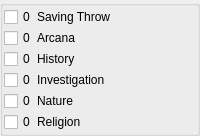
          <widget class="QGroupBox" name="groupBox_7">
           <property name="title">
            <string/>
           </property>
           <layout class="QFormLayout" name="formLayout_3">
            <property name="horizontalSpacing">
             <number>1</number>
            </property>
            <property name="verticalSpacing">
             <number>1</number>
            </property>
            <property name="leftMargin">
             <number>1</number>
            </property>
            <property name="topMargin">
             <number>1</number>
            </property>
            <property name="rightMargin">
             <number>1</number>
            </property>
            <property name="bottomMargin">
             <number>1</number>
            </property>
            <item row="0" column="0">
             <widget class="QCheckBox" name="checkBox_3">
              <property name="sizePolicy">
               <sizepolicy hsizetype="Fixed" vsizetype="Fixed">
                <horstretch>0</horstretch>
                <verstretch>0</verstretch>
               </sizepolicy>
              </property>
              <property name="text">
               <string>0</string>
              </property>
             </widget>
            </item>
            <item row="0" column="1">
             <widget class="QLabel" name="label_27">
              <property name="text">
               <string>Saving Throw</string>
              </property>
             </widget>
            </item>
            <item row="1" column="0">
             <widget class="QCheckBox" name="checkBox_9">
              <property name="sizePolicy">
               <sizepolicy hsizetype="Fixed" vsizetype="Fixed">
                <horstretch>0</horstretch>
                <verstretch>0</verstretch>
               </sizepolicy>
              </property>
              <property name="text">
               <string>0</string>
              </property>
             </widget>
            </item>
            <item row="1" column="1">
             <widget class="QLabel" name="label_33">
              <property name="text">
               <string>Arcana</string>
              </property>
             </widget>
            </item>
            <item row="2" column="0">
             <widget class="QCheckBox" name="checkBox_12">
              <property name="sizePolicy">
               <sizepolicy hsizetype="Fixed" vsizetype="Fixed">
                <horstretch>0</horstretch>
                <verstretch>0</verstretch>
               </sizepolicy>
              </property>
              <property name="text">
               <string>0</string>
              </property>
             </widget>
            </item>
            <item row="2" column="1">
             <widget class="QLabel" name="label_36">
              <property name="text">
               <string>History</string>
              </property>
             </widget>
            </item>
            <item row="3" column="0">
             <widget class="QCheckBox" name="checkBox_15">
              <property name="sizePolicy">
               <sizepolicy hsizetype="Fixed" vsizetype="Fixed">
                <horstretch>0</horstretch>
                <verstretch>0</verstretch>
               </sizepolicy>
              </property>
              <property name="text">
               <string>0</string>
              </property>
             </widget>
            </item>
            <item row="3" column="1">
             <widget class="QLabel" name="label_47">
              <property name="text">
               <string>Investigation</string>
              </property>
             </widget>
            </item>
            <item row="4" column="0">
             <widget class="QCheckBox" name="checkBox_17">
              <property name="sizePolicy">
               <sizepolicy hsizetype="Fixed" vsizetype="Fixed">
                <horstretch>0</horstretch>
                <verstretch>0</verstretch>
               </sizepolicy>
              </property>
              <property name="text">
               <string>0</string>
              </property>
             </widget>
            </item>
            <item row="4" column="1">
             <widget class="QLabel" name="label_51">
              <property name="text">
               <string>Nature</string>
              </property>
             </widget>
            </item>
            <item row="5" column="0">
             <widget class="QCheckBox" name="checkBox_21">
              <property name="sizePolicy">
               <sizepolicy hsizetype="Fixed" vsizetype="Fixed">
                <horstretch>0</horstretch>
                <verstretch>0</verstretch>
               </sizepolicy>
              </property>
              <property name="text">
               <string>0</string>
              </property>
             </widget>
            </item>
            <item row="5" column="1">
             <widget class="QLabel" name="label_59">
              <property name="text">
               <string>Religion</string>
              </property>
             </widget>
            </item>
           </layout>
          </widget>
